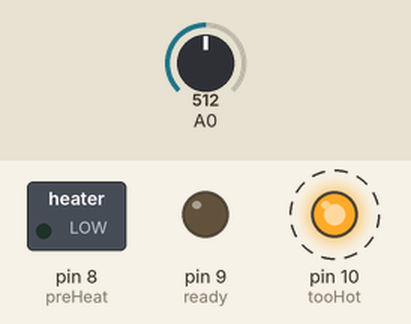
Recording of a sketch running on a simulated Arduino Uno, built with avr-gcc and run on an emulated ATmega328P. On the bench: switched loads named in the sketch (green lamp = pin HIGH), output pins drawn as LEDs (lit = HIGH). Dashed ring = blinking. Inputs (shaded band) come from the test bench; at power-on: A0 = 512.

Above: at 1.25 s.
1.3 s: A0 set to 476
At 2.0 s:
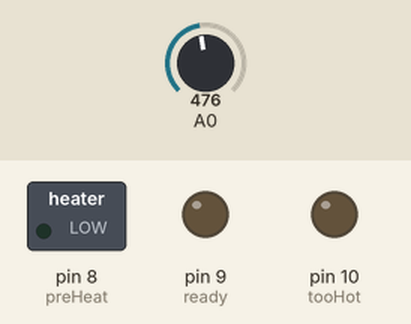
2.8 s: A0 set to 511
At 3.05 s:
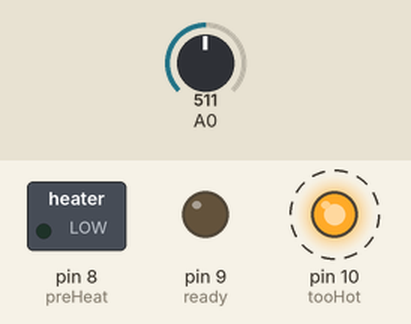
5.8 s: A0 set to 466
At 6.2 s:
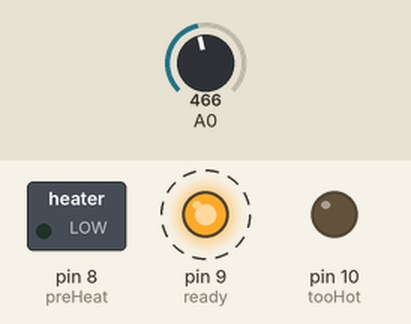
8.8 s: A0 set to 285
11.8 s: A0 set to 276
At 12.4 s:
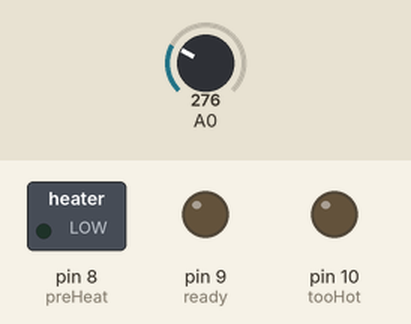
13.3 s: A0 set to 122
At 14.1 s:
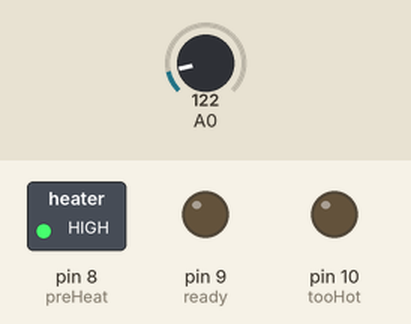
Timing chart, 0 to 17.3 s (numbered marks = the images above; inputs shaded):
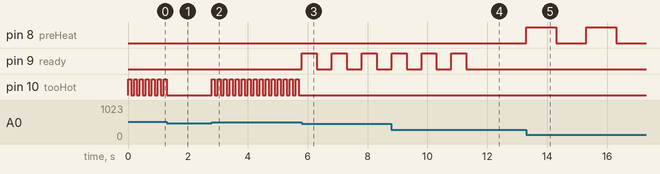

Measured:
- the behaviour switches between 477 and 476 on A0 (found by bisection; images 0 and 1)
- the behaviour switches between 277 and 276 on A0 (found by bisection; images 3 and 4)
- after the input at 1.3 s, pin 10 (tooHot): goes on until 1.3 s, then stays LOW
- after the input at 2.8 s, pin 10 (tooHot): alternates HIGH for 0.10 s and LOW for 0.10 s, starting at once
- after the input at 5.8 s, pin 9 (ready): alternates HIGH for 0.50 s and LOW for 0.50 s, starting at once; pin 10 (tooHot): stops changing and stays LOW
- after the input at 11.8 s, pin 9 (ready): stays LOW (without the input it goes to HIGH after 0.00 s)
- after the input at 13.3 s, pin 8 (preHeat): alternates HIGH for 1.0 s and LOW for 1.0 s, starting at once
- by itself, pin 10 (tooHot): alternates HIGH for 0.10 s and LOW for 0.10 s

The sketch:

baking.ino
```cpp
int preHeat = 8;
int ready = 9;
int tooHot = 10;

void setup() {
  pinMode(preHeat, OUTPUT);
  pinMode(ready, OUTPUT);
  pinMode(tooHot, OUTPUT);
}

void loop() {
  int bakingTemp = analogRead(A0);

  if (bakingTemp < 275){
    digitalWrite(preHeat, HIGH);
    delay(1000);
    digitalWrite(preHeat, LOW);
    delay(1000);

  } else if (bakingTemp > 276 && bakingTemp < 475){
    digitalWrite(ready, HIGH);
    delay(500);
    digitalWrite(ready, LOW);
    delay(500);

  } else if (bakingTemp > 476 && bakingTemp < 550) {
    digitalWrite(tooHot, HIGH);
    delay(100);
    digitalWrite(tooHot,LOW);
    delay(100);
  }

}
```
